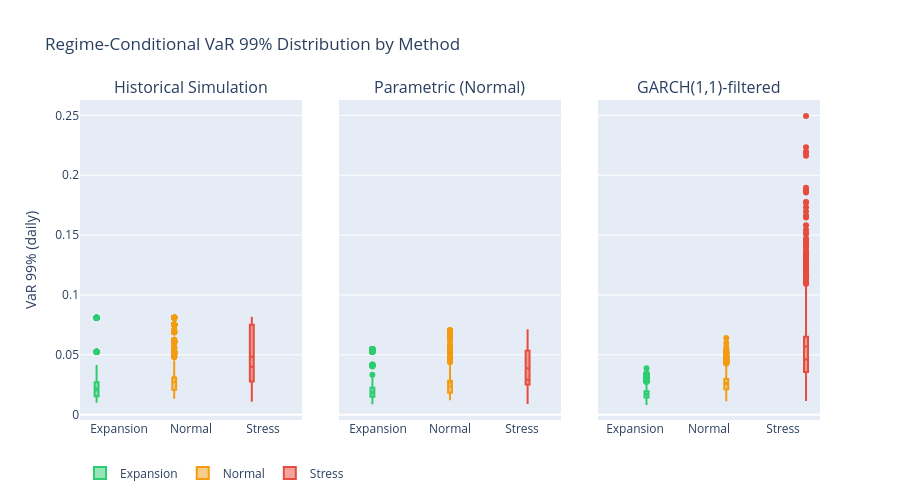

The notebook cell saved with this chart:
### Markdown cell above
Regime-conditional VaR and ES estimates show that downside risk increases monotonically from Expansion to Normal to Stress regimes across all three methods. Under Historical Simulation, mean 99% VaR rises from 2.20% in Expansion to 4.84% in Stress. Under the Parametric Normal model, the corresponding increase is from 1.93% to 3.87%. The GARCH-filtered approach exhibits the strongest regime sensitivity, with mean VaR rising from 1.72% in Expansion to 5.69% in Stress.

The Stress-to-Expansion VaR ratio highlights these differences clearly. Historical Simulation implies a 2.20× increase in VaR, the Parametric Normal model implies a 2.01× increase, while GARCH-filtered Historical Simulation implies a 3.31× increase. This confirms that the GARCH-filtered method is the most responsive to regime shifts, particularly because it incorporates time-varying volatility forecasts.

The maximum risk estimates also differ substantially across methods. Historical Simulation reaches the same maximum VaR across regimes because old crisis observations remain inside the rolling window even after the market regime changes. In contrast, GARCH-filtered estimates are sharply concentrated in the Stress regime, with maximum VaR reaching 24.95% and maximum ES reaching 26.56%. This behaviour is consistent with a forward-looking volatility model that reacts strongly during acute market dislocations.

### Code cell
# Regime-conditional VaR box plots
REGIME_COLORS = {
    'expansion': '#2ecc71',
    'normal': '#f39c12',
    'stress': '#e74c3c',
}

methods = [
    ('Historical Simulation', hs_var, '#e74c3c'),
    ('Parametric (Normal)', param_var, '#3498db'),
    ('GARCH(1,1)-filtered', garch_var, '#9b59b6'),
]

fig = make_subplots(
    rows=1, cols=3,
    subplot_titles=[m[0] for m in methods],
    shared_yaxes=True,
    horizontal_spacing=0.05,
)

for col_idx, (method, var_series, color) in enumerate(methods, start=1):
    for regime in ['expansion', 'normal', 'stress']:
        mask = regime_aligned == regime
        var_reg = var_series.reindex(common_idx)[mask].dropna()

        fig.add_trace(
            go.Box(
                y = var_reg.values,
                name = regime.capitalize(),
                marker = dict(color=REGIME_COLORS[regime]),
                boxmean = True,
                showlegend= col_idx == 1,
            ),
            row=1, col=col_idx,
        )

fig.update_yaxes(title_text='VaR 99% (daily)', row=1, col=1)
fig.update_layout(
    title = 'Regime-Conditional VaR 99% Distribution by Method',
    height = 500,
    boxmode = 'group',
    hovermode = 'closest',
    legend = dict(orientation='h', y=-0.12),
)
fig.show()

#  Static PNG
FIGURES_DIR = ROOT / 'figures'
FIGURES_DIR.mkdir(exist_ok=True)

fig.write_image(str(FIGURES_DIR / '02_var_methods_comparison.png'), scale=2, width=1200)
display(IPImage(filename=str(FIGURES_DIR / '02_var_methods_comparison.png')))

### Figure 1 — Plotly figure (JSON) as saved in the notebook; plotly's stock layout.template omitted (floating-point values rounded to 4 significant figures; data arrays with more than 128 entries replaced by an {"elided": "..."} marker saying what was removed)
{"data": [{"boxmean": true, "marker": {"color": "#2ecc71"}, "name": "Expansion", "showlegend": true, "type": "box", "xaxis": "x", "y": {"elided": "2434 float values"}, "yaxis": "y"}, {"boxmean": true, "marker": {"color": "#f39c12"}, "name": "Normal", "showlegend": true, "type": "box", "xaxis": "x", "y": {"elided": "1839 float values"}, "yaxis": "y"}, {"boxmean": true, "marker": {"color": "#e74c3c"}, "name": "Stress", "showlegend": true, "type": "box", "xaxis": "x", "y": {"elided": "759 float values"}, "yaxis": "y"}, {"boxmean": true, "marker": {"color": "#2ecc71"}, "name": "Expansion", "showlegend": false, "type": "box", "xaxis": "x2", "y": {"elided": "2434 float values"}, "yaxis": "y2"}, {"boxmean": true, "marker": {"color": "#f39c12"}, "name": "Normal", "showlegend": false, "type": "box", "xaxis": "x2", "y": {"elided": "1839 float values"}, "yaxis": "y2"}, {"boxmean": true, "marker": {"color": "#e74c3c"}, "name": "Stress", "showlegend": false, "type": "box", "xaxis": "x2", "y": {"elided": "759 float values"}, "yaxis": "y2"}, {"boxmean": true, "marker": {"color": "#2ecc71"}, "name": "Expansion", "showlegend": false, "type": "box", "xaxis": "x3", "y": {"elided": "2434 float values"}, "yaxis": "y3"}, {"boxmean": true, "marker": {"color": "#f39c12"}, "name": "Normal", "showlegend": false, "type": "box", "xaxis": "x3", "y": {"elided": "1839 float values"}, "yaxis": "y3"}, {"boxmean": true, "marker": {"color": "#e74c3c"}, "name": "Stress", "showlegend": false, "type": "box", "xaxis": "x3", "y": {"elided": "759 float values"}, "yaxis": "y3"}], "layout": {"annotations": [{"font": {"size": 16}, "showarrow": false, "text": "Historical Simulation", "x": 0.15, "xanchor": "center", "xref": "paper", "y": 1, "yanchor": "bottom", "yref": "paper"}, {"font": {"size": 16}, "showarrow": false, "text": "Parametric (Normal)", "x": 0.5, "xanchor": "center", "xref": "paper", "y": 1, "yanchor": "bottom", "yref": "paper"}, {"font": {"size": 16}, "showarrow": false, "text": "GARCH(1,1)-filtered", "x": 0.85, "xanchor": "center", "xref": "paper", "y": 1, "yanchor": "bottom", "yref": "paper"}], "boxmode": "group", "height": 500, "hovermode": "closest", "legend": {"orientation": "h", "y": -0.12}, "title": {"text": "Regime-Conditional VaR 99% Distribution by Method"}, "xaxis": {"anchor": "y", "domain": [0, 0.3]}, "xaxis2": {"anchor": "y2", "domain": [0.35, 0.65]}, "xaxis3": {"anchor": "y3", "domain": [0.7, 1]}, "yaxis": {"anchor": "x", "domain": [0, 1], "title": {"text": "VaR 99% (daily)"}}, "yaxis2": {"anchor": "x2", "domain": [0, 1], "matches": "y", "showticklabels": false}, "yaxis3": {"anchor": "x3", "domain": [0, 1], "matches": "y", "showticklabels": false}}}
